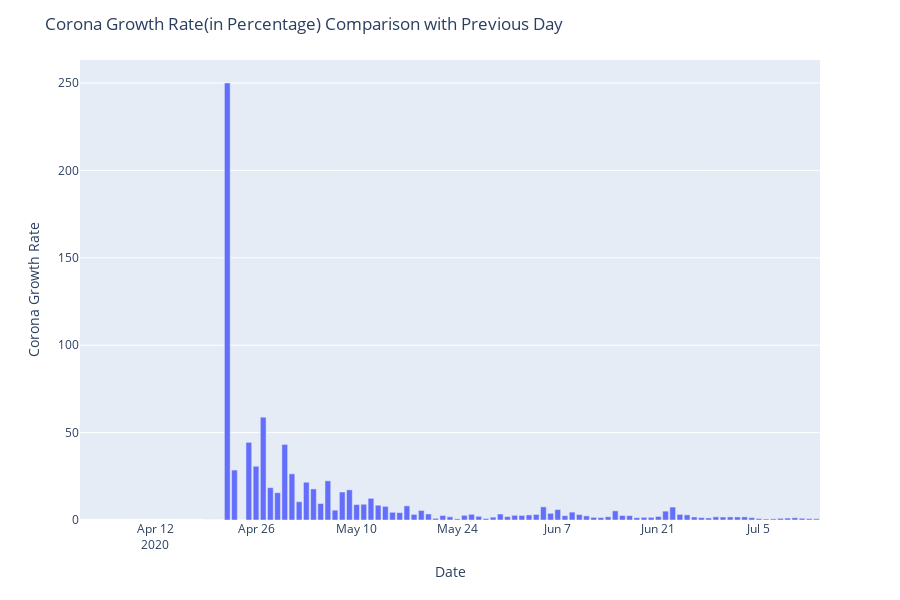

Here is the notebook cell this chart was saved with:
### Code cell
carona_data['Corona Growth Rate'] = carona_data['Confirmed'].pct_change().mul(100).round(2)
#Corona Growth Rate Comparison with Previous Day
fig = px.bar(carona_data, y='Corona Growth Rate', x='Date',hover_data =['Corona Growth Rate','Confirmed'], height=600)
fig.update_layout(
    title='Corona Growth Rate(in Percentage) Comparison with Previous Day')
fig.show()
